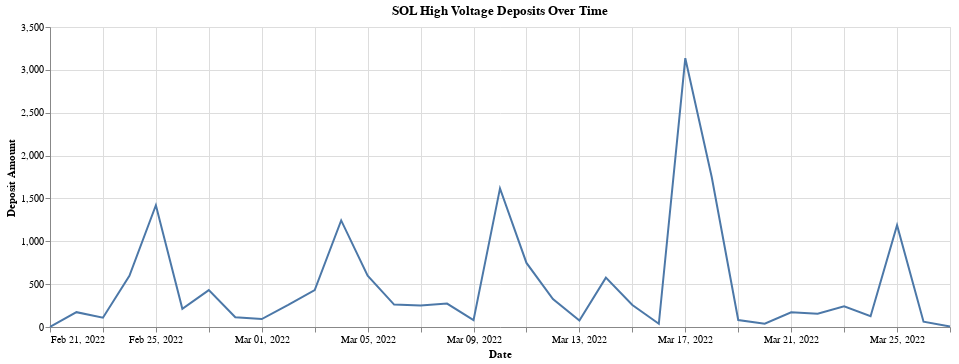

The cell this chart's notebook holds for it:
### Code cell
alt.Chart(df_deposit_volume_by_asset[(df_deposit_volume_by_asset['asset'] == 'SOL') & (df_deposit_volume_by_asset['is_high_voltage'])]).mark_line().encode(
    x=alt.X('yearmonthdate(date)',axis=alt.Axis(title='Date')),
    y=alt.Y('daily_deposit', axis=alt.Axis(title='Deposit Amount'))
).properties(
    width=900,
    title='SOL High Voltage Deposits Over Time'
)

### Figure 1 — Vega-Lite specification as saved in the notebook (floating-point values rounded to 4 significant figures)
{"config": {"view": {"continuousWidth": 400, "continuousHeight": 300}}, "data": {"name": "data-ea497c9d5e0b8f4d43dbf0b1a6ffb6a4"}, "mark": "line", "encoding": {"x": {"type": "temporal", "axis": {"title": "Date"}, "field": "date", "timeUnit": "yearmonthdate"}, "y": {"type": "quantitative", "axis": {"title": "Deposit Amount"}, "field": "daily_deposit"}}, "title": "SOL High Voltage Deposits Over Time", "width": 900, "$schema": "https://vega.github.io/schema/vega-lite/v4.8.1.json", "datasets": {"data-ea497c9d5e0b8f4d43dbf0b1a6ffb6a4": [{"date": "2022-02-21T00:00:00", "asset": "SOL", "is_high_voltage": true, "daily_deposit": 1.1}, {"date": "2022-02-22T00:00:00", "asset": "SOL", "is_high_voltage": true, "daily_deposit": 173.0}, {"date": "2022-02-23T00:00:00", "asset": "SOL", "is_high_voltage": true, "daily_deposit": 108.4}, {"date": "2022-02-24T00:00:00", "asset": "SOL", "is_high_voltage": true, "daily_deposit": 596.4}, {"date": "2022-02-25T00:00:00", "asset": "SOL", "is_high_voltage": true, "daily_deposit": 1421.0}, {"date": "2022-02-26T00:00:00", "asset": "SOL", "is_high_voltage": true, "daily_deposit": 213.2}, {"date": "2022-02-27T00:00:00", "asset": "SOL", "is_high_voltage": true, "daily_deposit": 429.6}, {"date": "2022-02-28T00:00:00", "asset": "SOL", "is_high_voltage": true, "daily_deposit": 113.7}, {"date": "2022-03-01T00:00:00", "asset": "SOL", "is_high_voltage": true, "daily_deposit": 92.41}, {"date": "2022-03-02T00:00:00", "asset": "SOL", "is_high_voltage": true, "daily_deposit": 256.8}, {"date": "2022-03-03T00:00:00", "asset": "SOL", "is_high_voltage": true, "daily_deposit": 431.1}, {"date": "2022-03-04T00:00:00", "asset": "SOL", "is_high_voltage": true, "daily_deposit": 1243.0}, {"date": "2022-03-05T00:00:00", "asset": "SOL", "is_high_voltage": true, "daily_deposit": 599.3}, {"date": "2022-03-06T00:00:00", "asset": "SOL", "is_high_voltage": true, "daily_deposit": 261.4}, {"date": "2022-03-07T00:00:00", "asset": "SOL", "is_high_voltage": true, "daily_deposit": 251.9}, {"date": "2022-03-08T00:00:00", "asset": "SOL", "is_high_voltage": true, "daily_deposit": 272.7}, {"date": "2022-03-09T00:00:00", "asset": "SOL", "is_high_voltage": true, "daily_deposit": 80.18}, {"date": "2022-03-10T00:00:00", "asset": "SOL", "is_high_voltage": true, "daily_deposit": 1617.0}, {"date": "2022-03-11T00:00:00", "asset": "SOL", "is_high_voltage": true, "daily_deposit": 747.5}, {"date": "2022-03-12T00:00:00", "asset": "SOL", "is_high_voltage": true, "daily_deposit": 325.6}, {"date": "2022-03-13T00:00:00", "asset": "SOL", "is_high_voltage": true, "daily_deposit": 76.52}, {"date": "2022-03-14T00:00:00", "asset": "SOL", "is_high_voltage": true, "daily_deposit": 575.7}, {"date": "2022-03-15T00:00:00", "asset": "SOL", "is_high_voltage": true, "daily_deposit": 256.0}, {"date": "2022-03-16T00:00:00", "asset": "SOL", "is_high_voltage": true, "daily_deposit": 37.53}, {"date": "2022-03-17T00:00:00", "asset": "SOL", "is_high_voltage": true, "daily_deposit": 3136.0}, {"date": "2022-03-18T00:00:00", "asset": "SOL", "is_high_voltage": true, "daily_deposit": 1746.0}, {"date": "2022-03-19T00:00:00", "asset": "SOL", "is_high_voltage": true, "daily_deposit": 81.4}, {"date": "2022-03-20T00:00:00", "asset": "SOL", "is_high_voltage": true, "daily_deposit": 37.47}, {"date": "2022-03-21T00:00:00", "asset": "SOL", "is_high_voltage": true, "daily_deposit": 171.3}, {"date": "2022-03-22T00:00:00", "asset": "SOL", "is_high_voltage": true, "daily_deposit": 154.3}, {"date": "2022-03-23T00:00:00", "asset": "SOL", "is_high_voltage": true, "daily_deposit": 241.1}, {"date": "2022-03-24T00:00:00", "asset": "SOL", "is_high_voltage": true, "daily_deposit": 125.6}, {"date": "2022-03-25T00:00:00", "asset": "SOL", "is_high_voltage": true, "daily_deposit": 1188.0}, {"date": "2022-03-26T00:00:00", "asset": "SOL", "is_high_voltage": true, "daily_deposit": 62.26}, {"date": "2022-03-27T00:00:00", "asset": "SOL", "is_high_voltage": true, "daily_deposit": 5.9}]}}
